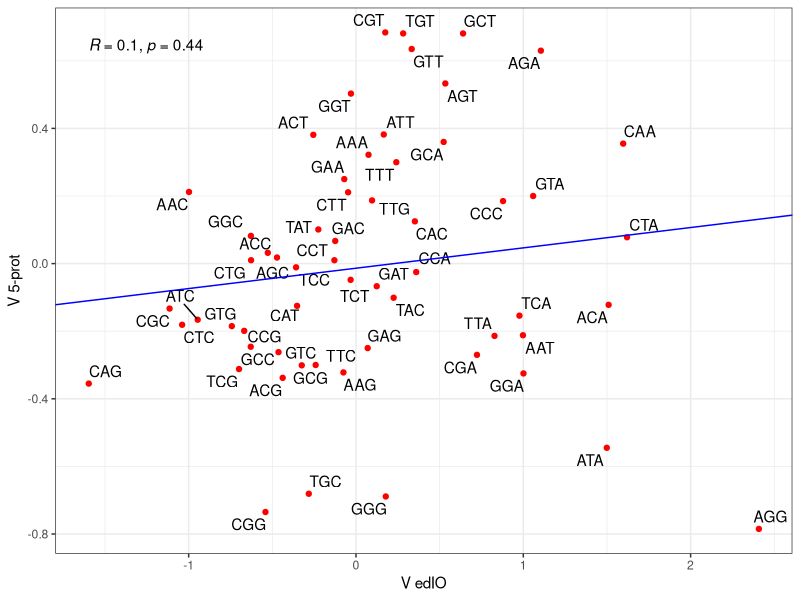

Recreate this plot in R.
library(ggplot2)
library(ggrepel)
library(ggpubr)

#read in VedIO and P. aeruginosa V5-prot

data = read.csv("Paeruginosa_5prot_logodds_values.csv", h = TRUE)

expression_data = read.csv("logodds_Goodman.csv", h = TRUE)
expression_lo = expression_data[,c(1,3)]

log_odds_data = data
Paeruginosa_lo = log_odds_data[,c("log_odds")]

#combine in one df

log_odds_df = cbind(expression_lo, Paeruginosa_lo)

#Pearson's correlation between VedIO and V5-prot

ct = cor.test(expression_lo$log_odds, data$log_odds, method = "pearson")
rvals = ct$estimate

#PCA to calculate slope and intercept of regression line

pca = prcomp(~log_odds+Paeruginosa_lo, log_odds_df)
slp = with(pca, rotation[2,1] / rotation[1,1])
inte = with(pca, center[2] - slp*center[1])

#plot V5-prot against VedIO

pdf("figureS1d.pdf")
figS1d = ggplot(log_odds_df, aes(x=log_odds, y=Paeruginosa_lo, label = codon)) +
	geom_point(color = "red") +
	geom_text_repel() +
	theme_bw() +
	labs(x = "V edIO", y = "V 5-prot") +
	geom_abline(slope = slp, intercept = inte, colour = "blue") +
	stat_cor(method = "pearson")
print(figS1d)
dev.off()

